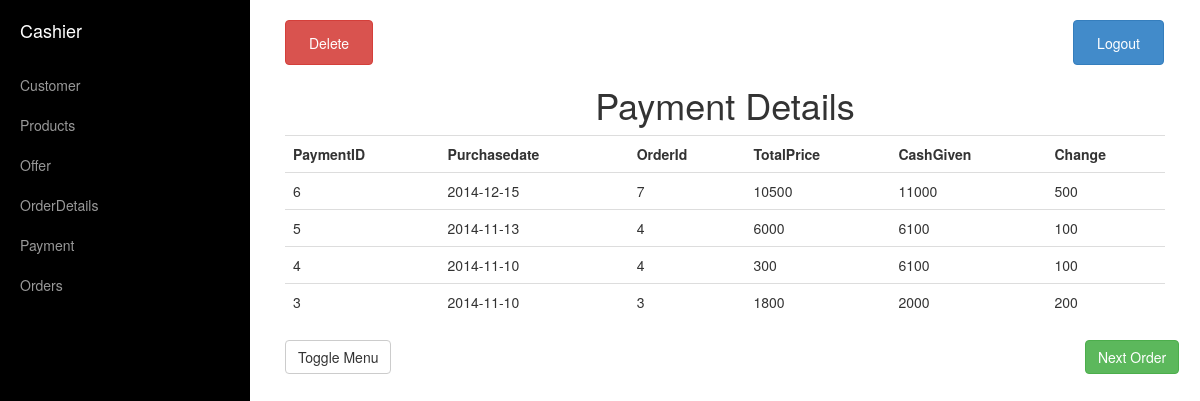
Page /Cloth/payment.php on the committed database.
### tables this page shows
CREATE TABLE IF NOT EXISTS `payment` (
`payment_id` int(11) NOT NULL,
  `purchasedate` date NOT NULL,
  `order_id` int(11) NOT NULL,
  `totalprice` int(11) NOT NULL,
  `cashgiven` int(11) NOT NULL,
  `difference` int(11) NOT NULL
);

### Cloth/payment.php (the view, shortened to what this page needs)
<!DOCTYPE html>
<html lang="en">
<head>
<link href="css/elements.css" rel="stylesheet">
<link href="css/bootstrap.min.css" rel="stylesheet">
<link href="css/simple-sidebar.css" rel="stylesheet">
</head>
<body id="body" style="overflow:hidden;">
<div id="wrapper">
<div id="sidebar-wrapper">
<ul class="sidebar-nav">
<li class="sidebar-brand">
<a href="cashier.php">
Cashier
</a>
</li>
<li>
<a href="cashier.php">Customer</a>
</li>
<li>
<a href="products.php">Products</a>
</li>
<li>
<a href="offer.php">Offer</a>
</li>
<li>
<a href="orders1.php">OrderDetails</a>
</li>
<li>
<a href="payment.php">Payment</a>
</li>
<li>
<a href="casorder.php">Orders</a>
</li>
</ul>
</div>
<div id="page-content-wrapper">
<div class="container-fluid">
<div class="row">
<div class="col-lg-12">
<button class="btn btn-danger" onclick="div1_show()">Delete</button>
<a href ="login.php"><button class='btn btn-primary' onclick="login.php" style="position:absolute; margin-left:700px;">Logout</button></a>
<h1 align="center">Payment Details</h1>
<p>
<table class="table table-hover">
<tr>
<th>PaymentID</th>
<th>Purchasedate</th>
<th>OrderId</th>
<th>TotalPrice</th>
<th>CashGiven</th>
<th>Change</th>
</tr>
<?php
$query="SELECT * FROM `payment` ORDER BY `payment_id` DESC";
$query_run=mysql_query($query);
if($query_run)
{
	while($row=mysql_fetch_assoc($query_run))
	{
		$pid=$row['payment_id'];
		$date=$row['purchasedate'];
		$oid=$row['order_id'];
		$price=$row['totalprice'];
		$cash=$row['cashgiven'];
		$diff=$row['difference'];
		echo '<tr>';
		echo "<td>$pid</td>";
		echo "<td>$date</td>";
		echo "<td>$oid</td>";
		echo "<td>$price</td>";
		echo "<td>$cash</td>";
		echo "<td>$diff</td>";
	}
}
?>
</table>
</p>
<a href='orders1.php' class='btn btn-success' style='position:absolute; margin-left:800px'>Next Order</a>
<a href="#menu-toggle" class="btn btn-default" id="menu-toggle">Toggle Menu</a>
</div>
</div>
</div>
</div>
</div>
</body>
</html>

### Cloth/css/elements.css (style rules this page uses)
html { overflow: -moz-scrollbars-vertical; overflow-y: scroll; }
p { margin-top:30px }
button { width:10%; height:45px; border-radius:3px; background-color:#cd853f; color:#fff; font-family:'Raleway',sans-serif; font-size:18px; cursor:pointer }

### Cloth/css/simple-sidebar.css (style rules this page uses)
#wrapper { padding-left: 0; -webkit-transition: all 0.5s ease; -moz-transition: all 0.5s ease; -o-transition: all 0.5s ease; transition: all 0.5s ease; }
#sidebar-wrapper { z-index: 1000; position: fixed; left: 250px; width: 0; height: 100%; margin-left: -250px; overflow-y: auto; background: #000; -webkit-transition: all 0.5s ease; -moz-transition: all 0.5s ease; -o-transition: all 0.5s ease; transition: all 0.5s ease; }
#page-content-wrapper { width: 100%; padding: 15px; }
.sidebar-nav { position: absolute; top: 0; width: 250px; margin: 0; padding: 0; list-style: none; }
.sidebar-nav li { text-indent: 20px; line-height: 40px; }
.sidebar-nav li a { display: block; text-decoration: none; color: #999999; }
.sidebar-nav > .sidebar-brand { height: 65px; font-size: 18px; line-height: 60px; }
.sidebar-nav > .sidebar-brand a { color: #999999; }
@media (min-width:768px) { #wrapper { padding-left: 250px; } }
@media (min-width:768px) { #sidebar-wrapper { width: 250px; } }
@media (min-width:768px) { #page-content-wrapper { padding: 20px; } }

### rows in the picture
payment: payment_id "6", purchasedate "2014-12-15", order "7", totalprice "10500", cashgiven "11000", difference "500"
payment: payment_id "5", purchasedate "2014-11-13", order "4", totalprice "6000", cashgiven "6100", difference "100"
payment: payment_id "4", purchasedate "2014-11-10", order "4", totalprice "300", cashgiven "6100", difference "100"
payment: payment_id "3", purchasedate "2014-11-10", order "3", totalprice "1800", cashgiven "2000", difference "200"
